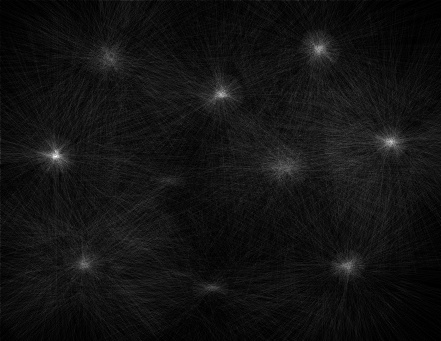
//> input picture lab_4/hough_space.jpg, 441 x 341 px
$ ./hough hough_space.jpg   (built with g++ and OpenCV 4)
//> lines starting //> are read from the running program, lines starting //| are printed output that depends on the picture; after the words box and inside, x2 and y2 are one past the last pixel; in counts of white or black regions, pixels touching at a corner belong together
// header inclusion
#include <stdio.h>
#include <opencv/cv.h>        //you may need to
#include <opencv/highgui.h>   //adjust import locations
#include <opencv/cxcore.h>    //depending on your machine setup
#include <math.h>
// #include <opencv2/opencv.hpp>

using namespace cv;
using namespace std;

#define THRESHOLD 80
#define THRESHOLD_HOUGH 80
#define MAX_RADIUS 100
#define MIN_RADIUS 20


int ***malloc3dArray(int centreX, int centreY, int radius){
    int i, j, k;
    int ***array = (int ***) malloc(centreX * sizeof(int **));

    for (i = 0; i < centreX; i++) {
        array[i] = (int **) malloc(centreY * sizeof(int *));
        for (j = 0; j < centreY; j++) {
            array[i][j] = (int *) malloc(radius * sizeof(int));
        }
    }
    return array;
}

Mat threshold(Mat &image, int threshVal) {
    Mat thr(image.rows,image.cols,CV_8UC1,Scalar(0));
    // std::cout << image.rows << '\n';
    // std::cout << image.cols << '\n';
    for(int y = 0; y < image.rows; y++){
        for(int x = 0; x < image.cols; x++){
            if(image.at<uchar>(y,x) > threshVal){
                thr.at<uchar>(y,x) = 255;
            }
            else{
                thr.at<uchar>(y,x) = 0;
            }
        }
    }
    imwrite("thr.jpg",thr);
    return thr;
}

Mat thresholdHough(int threshVal) {
    Mat hough2D = imread("hough_space.jpg", 0);
    Mat thr(hough2D.rows, hough2D.cols,CV_8UC1,Scalar(0));
    for(int y = 0; y < hough2D.rows; y++){
        for(int x = 0; x < hough2D.cols; x++){
            if(hough2D.at<uchar>(y,x) > threshVal){
                thr.at<uchar>(y,x) = 255;
            }
            else{
                thr.at<uchar>(y,x) = 0;
            }
        }
    }
    imwrite("hough_centres.jpg",thr);
    return thr;
}

Mat hough(Mat &thr, Mat &dir, int ***hough_space, int centreX, int centreY, int radius) {
    //zero hough space
    for(int i = 0; i < centreX; i++){
        for(int j = 0; j < centreY; j++){
            for(int k = 0; k < radius; k++){
                hough_space[i][j][k] = 0;
            }
        }
    }

    for(int y = 0; y < thr.rows; y++){
        for(int x = 0; x < thr.cols; x++){
            if(thr.at<uchar>(y,x) == 255){
                //hough voting
                for(int r = 0; r < radius; r++) {
                    int x_0_pos = x + (r + MIN_RADIUS) * cos(dir.at<float>(y,x)); // adding min radius to keep it between the valid range
                    int y_0_pos = y + (r + MIN_RADIUS) * sin(dir.at<float>(y,x));

                    int x_0_neg = x - (r + MIN_RADIUS) * cos(dir.at<float>(y,x));
                    int y_0_neg = y - (r + MIN_RADIUS) * sin(dir.at<float>(y,x));

                    // don't add circles whose centres are outside
                    if (x_0_pos >= 0 &&  x_0_pos < thr.cols && y_0_pos >= 0 && y_0_pos < thr.rows){
                        hough_space[x_0_pos][y_0_pos][r]++;
                    }

                    if (x_0_neg >= 0 &&  x_0_neg < thr.cols && y_0_neg >= 0 && y_0_neg < thr.rows){
                        hough_space[x_0_neg][y_0_neg][r]++;
                    }
                }
            }
        }
    }

    Mat temp2D(thr.rows, thr.cols, CV_32FC1, Scalar(0));
    Mat hough2D(thr.rows, thr.cols, CV_8UC1, Scalar(0));

    for(int y = 0; y < centreY; y++){
        for(int x = 0; x < centreX; x++){
            for(int r = 0; r < radius; r++){
                temp2D.at<float>(y, x) += hough_space[x][y][r];
            }
        }
    }
    normalize(temp2D, hough2D, 0, 255, NORM_MINMAX);
    imwrite("hough_space.jpg", hough2D);
    // std::cout << hough2D.rows << '\n';
    // std::cout << hough2D.cols << '\n';
    Mat centres = thresholdHough(THRESHOLD_HOUGH);

    return centres;
}

void overlayHough(Mat &original, Mat &hough_centres) {
    Mat overlay(original.rows, original.cols, CV_32FC1, Scalar(0));
    overlay = original + hough_centres;
    normalize(overlay, overlay, 0, 255, NORM_MINMAX);
    imwrite("overlay.jpg",overlay);
}

int main(int argc, char const *argv[]) {
    Mat original = imread(argv[1], 0);
//> original is the input picture: 341 rows x 441 cols, CV_8UC1; min 0, max 255, mean 18.4
    Mat mag = imread("mag.jpg",0);
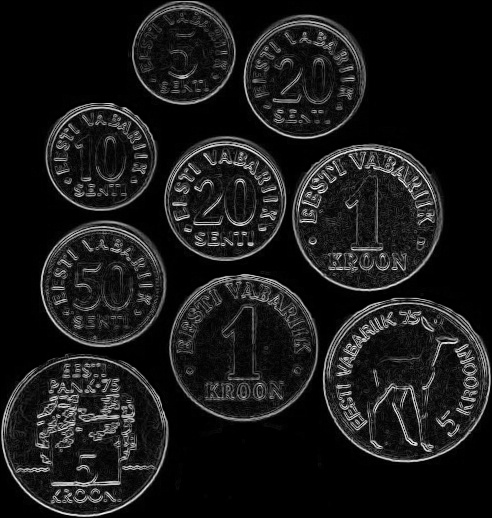
//> input picture lab_4/mag.jpg, 492 x 518 px
//> mag is the input picture: 518 rows x 492 cols, CV_8UC1; min 0, max 253, mean 24.9
    Mat thr = threshold(mag, THRESHOLD);
//> after the loop in threshold, `for(int y = 0; y < image.rows; y++)`:
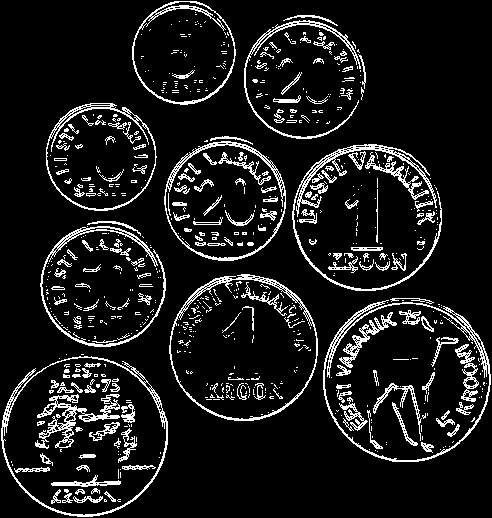
//> thr: 518 rows x 492 cols, CV_8UC1; 10.2% white in thin lines or dots

    int centreX = thr.cols, centreY = thr.rows, radius = (MAX_RADIUS - MIN_RADIUS);
//> centreX = 492; centreY = 518
    int ***hough_space;
    hough_space = malloc3dArray(centreX, centreY, radius);

    FileStorage fs("dir.yml", FileStorage::READ);
    Mat dir;
    fs["tempDir"] >> dir;

    Mat hough_centres = hough(thr, dir, hough_space, centreX, centreY, radius);
//> after the loop in hough, `for(int y = 0; y < centreY; y++)`:
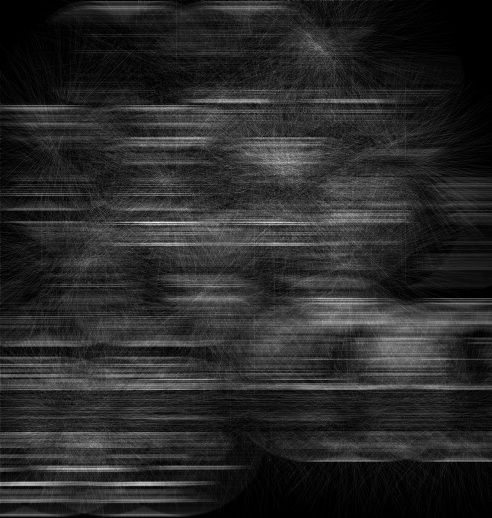
//> temp2D: 518 rows x 492 cols, CV_32FC1; min 0, max 93, mean 15.1; drawn with min black and max white
//> after the loop in thresholdHough, `for(int y = 0; y < hough2D.rows; y++)`:
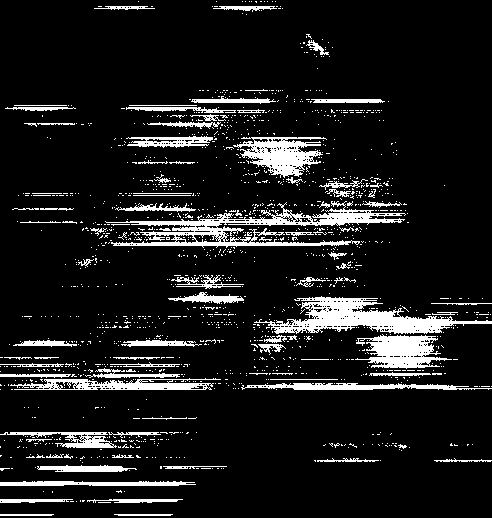
//> thr: 518 rows x 492 cols, CV_8UC1; 10.9% white; 1463 white regions (1371 under 20 px), largest, box (x1, y1, x2, y2) and area: (105, 201, 406, 248) 3895, (254, 296, 492, 334) 3610, (233, 137, 327, 178) 1942

//> (the run ends here: the program stops with an error, at `overlay = original + hough_centres;`)
